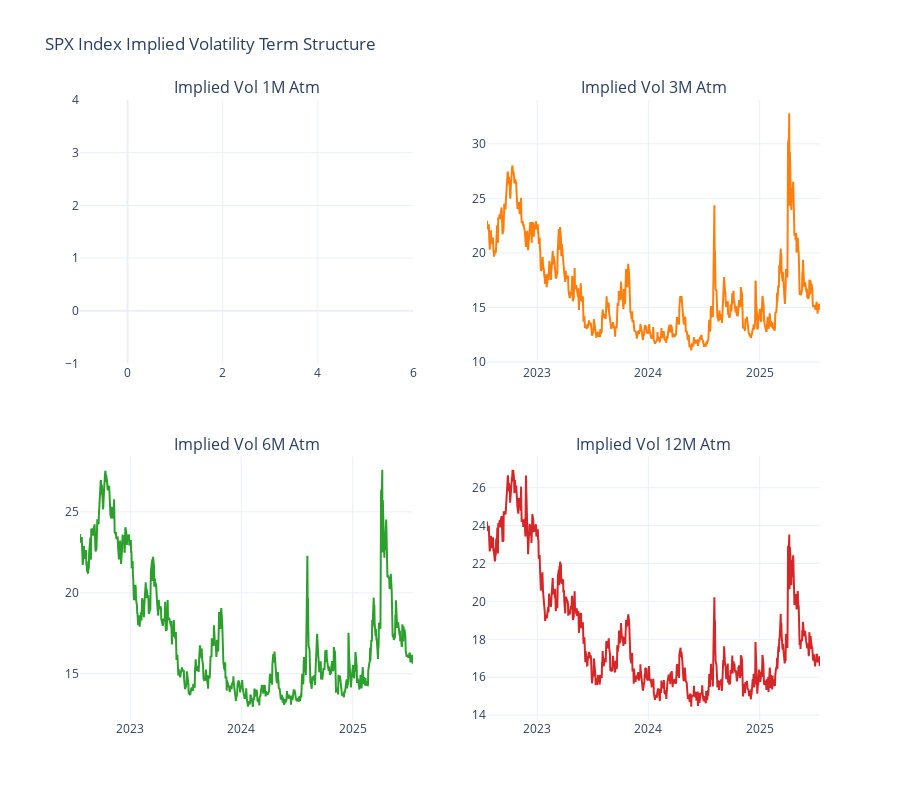

Source (notebook cell):
### Markdown cell above
### 3. Implied Volatility Time Series Analysis

### Code cell
# Create implied volatility chart
available_implied_cols = [col for col in implied_cols if col in spx_implied.columns]

if len(available_implied_cols) > 0:
    # Determine subplot layout
    n_cols = len(available_implied_cols)
    if n_cols <= 2:
        rows, cols = 1, n_cols
    else:
        rows, cols = 2, 2
    
    fig = make_subplots(
        rows=rows, cols=cols,
        subplot_titles=[f'{col.replace("_", " ").title()}' for col in available_implied_cols[:4]],
        vertical_spacing=0.15
    )

    colors = ['#1f77b4', '#ff7f0e', '#2ca02c', '#d62728']
    
    for i, col_name in enumerate(available_implied_cols[:4]):
        row = (i // cols) + 1
        col = (i % cols) + 1
        
        data_to_plot = spx_implied[spx_implied[col_name].notna()]
        
        fig.add_trace(
            go.Scatter(
                x=data_to_plot['date'],
                y=data_to_plot[col_name],
                mode='lines',
                name=col_name,
                line=dict(color=colors[i % len(colors)], width=2),
                hovertemplate=f'<b>{col_name}</b><br>' +
                             'Date: %{x}<br>' +
                             'Volatility: %{y:.2f}%<extra></extra>'
            ),
            row=row, col=col
        )

    fig.update_layout(
        title='SPX Index Implied Volatility Term Structure',
        height=600 if rows == 1 else 800,
        showlegend=False,
        template='plotly_white'
    )

    fig.show()
else:
    print("No implied volatility columns found in the data")

### Figure 1 — Plotly figure (JSON) as saved in the notebook; plotly's stock layout.template omitted (floating-point values rounded to 4 significant figures; data arrays with more than 128 entries replaced by an {"elided": "..."} marker saying what was removed)
{"data": [{"hovertemplate": "<b>implied_vol_1m_atm</b><br>Date: %{x}<br>Volatility: %{y:.2f}%<extra></extra>", "line": {"color": "#1f77b4", "width": 2}, "mode": "lines", "name": "implied_vol_1m_atm", "type": "scatter", "x": [], "xaxis": "x", "y": [], "yaxis": "y"}, {"hovertemplate": "<b>implied_vol_3m_atm</b><br>Date: %{x}<br>Volatility: %{y:.2f}%<extra></extra>", "line": {"color": "#ff7f0e", "width": 2}, "mode": "lines", "name": "implied_vol_3m_atm", "type": "scatter", "x": {"elided": "752 str values"}, "xaxis": "x2", "y": {"elided": "752 float values"}, "yaxis": "y2"}, {"hovertemplate": "<b>implied_vol_6m_atm</b><br>Date: %{x}<br>Volatility: %{y:.2f}%<extra></extra>", "line": {"color": "#2ca02c", "width": 2}, "mode": "lines", "name": "implied_vol_6m_atm", "type": "scatter", "x": {"elided": "752 str values"}, "xaxis": "x3", "y": {"elided": "752 float values"}, "yaxis": "y3"}, {"hovertemplate": "<b>implied_vol_12m_atm</b><br>Date: %{x}<br>Volatility: %{y:.2f}%<extra></extra>", "line": {"color": "#d62728", "width": 2}, "mode": "lines", "name": "implied_vol_12m_atm", "type": "scatter", "x": {"elided": "752 str values"}, "xaxis": "x4", "y": {"elided": "752 float values"}, "yaxis": "y4"}], "layout": {"annotations": [{"font": {"size": 16}, "showarrow": false, "text": "Implied Vol 1M Atm", "x": 0.225, "xanchor": "center", "xref": "paper", "y": 1, "yanchor": "bottom", "yref": "paper"}, {"font": {"size": 16}, "showarrow": false, "text": "Implied Vol 3M Atm", "x": 0.775, "xanchor": "center", "xref": "paper", "y": 1, "yanchor": "bottom", "yref": "paper"}, {"font": {"size": 16}, "showarrow": false, "text": "Implied Vol 6M Atm", "x": 0.225, "xanchor": "center", "xref": "paper", "y": 0.425, "yanchor": "bottom", "yref": "paper"}, {"font": {"size": 16}, "showarrow": false, "text": "Implied Vol 12M Atm", "x": 0.775, "xanchor": "center", "xref": "paper", "y": 0.425, "yanchor": "bottom", "yref": "paper"}], "height": 800, "showlegend": false, "title": {"text": "SPX Index Implied Volatility Term Structure"}, "xaxis": {"anchor": "y", "domain": [0, 0.45]}, "xaxis2": {"anchor": "y2", "domain": [0.55, 1]}, "xaxis3": {"anchor": "y3", "domain": [0, 0.45]}, "xaxis4": {"anchor": "y4", "domain": [0.55, 1]}, "yaxis": {"anchor": "x", "domain": [0.575, 1]}, "yaxis2": {"anchor": "x2", "domain": [0.575, 1]}, "yaxis3": {"anchor": "x3", "domain": [0, 0.425]}, "yaxis4": {"anchor": "x4", "domain": [0, 0.425]}}}
